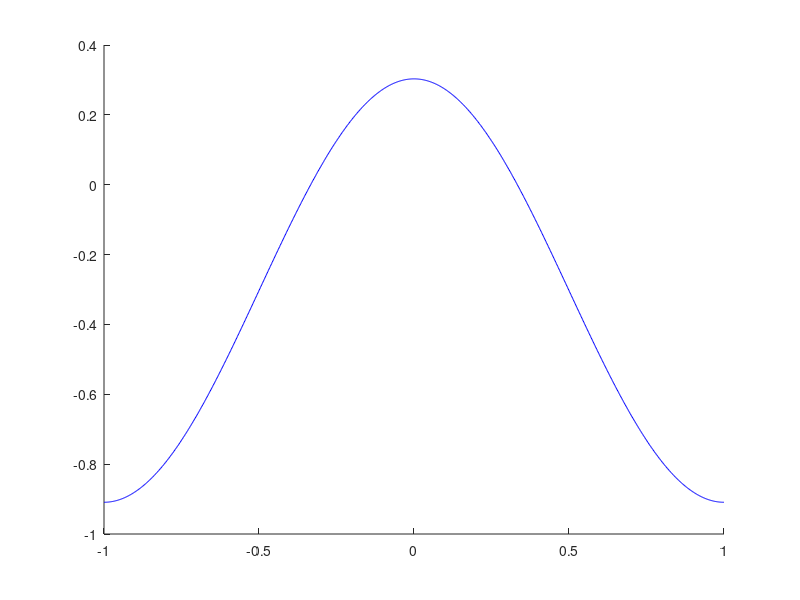

Here is the MATLAB script that generated this plot:
clear;
clc;

colors = {'b','r','g','y','k'};

hold on;


%tamrin 4

%rasme mojak shanoon


%x=-5:0.01:5;

x = linspace(-1,1,1000);


%%%

psi=(sin(pi*x)/(pi*x))*(2*cos(pi*x)-1);

plot(x,psi,'Color',colors{1}) %rasm


